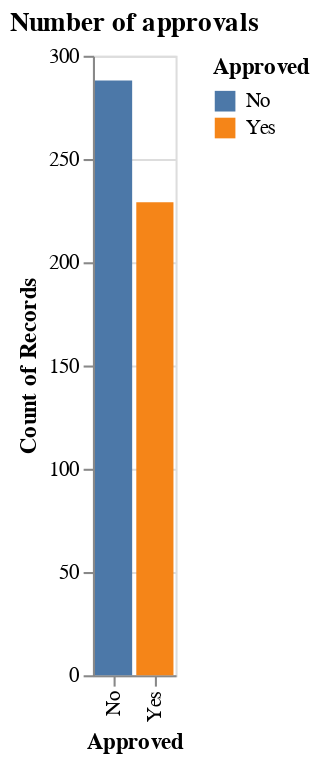

Notebook cell for this chart:
### Markdown cell above
Table 7. Estimated accuracy of the classifier using crosstab function.

### Code cell
approval_count_data = alt.Chart(data_train, title="Number of approvals").mark_bar().encode(
    x="Approved",
    y="count()",
    color="Approved"
)
approval_count_data

### Figure 1 — Vega-Lite specification as saved in the notebook (floating-point values rounded to 4 significant figures; data arrays with more than 128 entries replaced by an {"elided": "..."} marker saying what was removed)
{"config": {"view": {"continuousWidth": 300, "continuousHeight": 300}}, "data": {"name": "data-9b2ed57830432ad344c2b937c9697da2"}, "mark": {"type": "bar"}, "encoding": {"color": {"field": "Approved", "type": "nominal"}, "x": {"field": "Approved", "type": "nominal"}, "y": {"aggregate": "count", "type": "quantitative"}}, "title": "Number of approvals", "$schema": "https://vega.github.io/schema/vega-lite/v5.15.1.json", "datasets": {"data-9b2ed57830432ad344c2b937c9697da2": {"elided": "517 records"}}}
